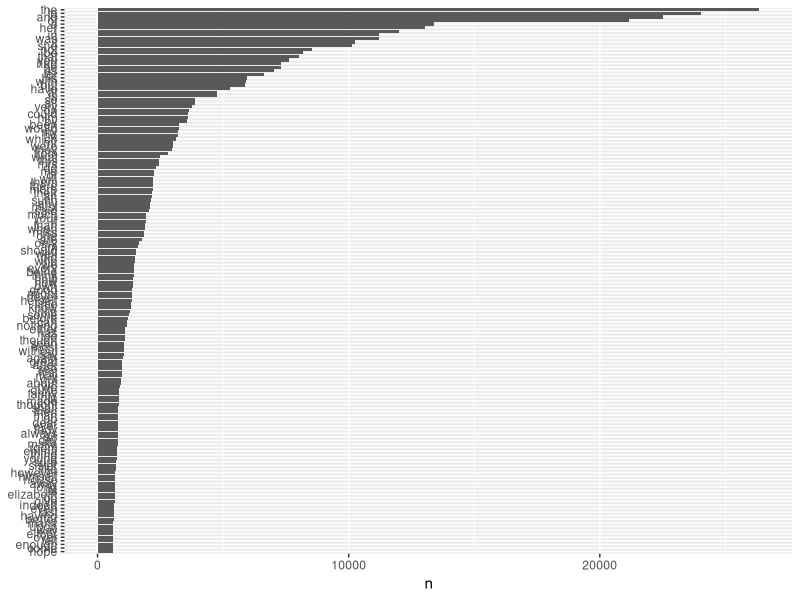
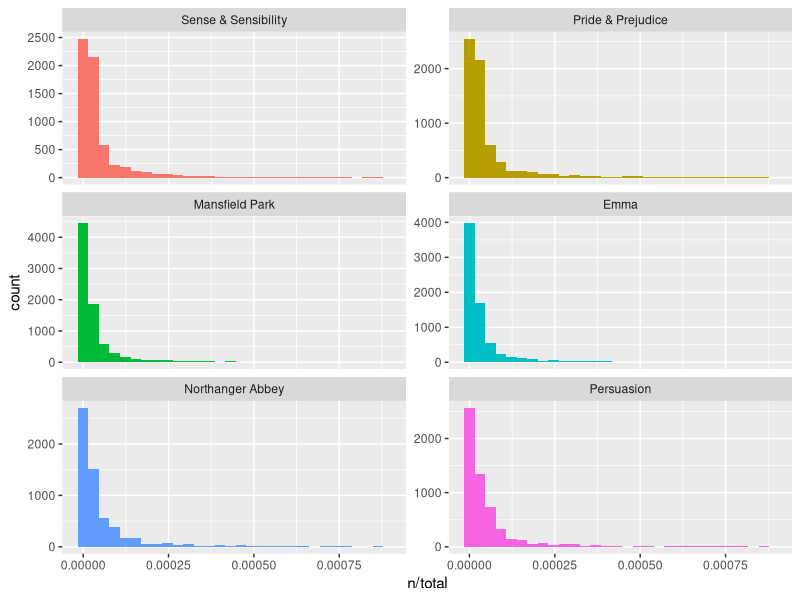
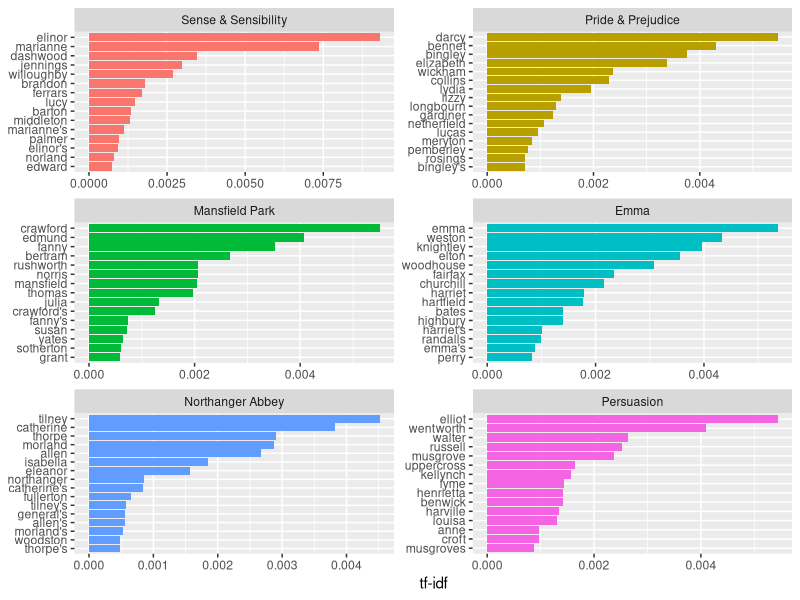

Recreate these plots in R, in order.
## ---- chunk 1
library(tidyverse)
library(tidytext)
library(janeaustenr)
library(dplyr)
library(stringr)
library(ggplot2)
library(forcats)
## ---- chunk 2
austen_books()

is.vector(emma)
emma[1:20]

## ---- chunk 3
original_books <- austen_books() %>%
  group_by(book) %>%
  mutate(linenumber = row_number(),
         chapter = cumsum(str_detect(text, 
                                     regex("^chapter [\\divxlc]",
                                           ignore_case = TRUE)))) %>%
  ungroup()
## ---- chunk 4
tidy_books <- original_books %>%
  unnest_tokens(word, text)

head(tidy_books)
tail(tidy_books)
## ---- chunk 5
data(stop_words)
## ---- chunk 6
tidy_books_no_stop <- tidy_books %>%
  anti_join(stop_words)
## ---- chunk 7
tidy_books  %>% 
 filter(!word %in% stop_words$word)
## ---- chunk 8
tidy_books %>%
  count(word, sort = TRUE)
## ---- chunk 9
tidy_books %>%
  count(word, sort = TRUE) %>%
  filter(n > 600) %>%
  mutate(word = reorder(word, n)) %>%
  ggplot(aes(n, word)) +
  geom_col() +
  labs(y = NULL)

## ---- chunk 10
# count all words
book_words <- austen_books() %>%
  unnest_tokens(word, text) %>%
  count(book, word, sort = TRUE)
book_words

## ---- chunk 11
# summarize total words grouped by each book
total_words <- book_words %>% 
  group_by(book) %>% 
  summarize(total = sum(n))
total_words
## ---- chunk 12
# join these data by book
book_words <- left_join(book_words, total_words)
book_words
## ---- chunk 13
# look at the n/total for each book
ggplot(book_words, aes(n/total, fill = book)) +
  geom_histogram(show.legend = FALSE) +
  xlim(NA, 0.0009) +
  facet_wrap(~book, ncol = 2, scales = "free_y")
## ---- chunk 14
book_tf_idf <- book_words %>%
  bind_tf_idf(word, book, n)
book_tf_idf
## ---- chunk 15
book_tf_idf %>%
  select(-total) %>%
  arrange(desc(tf_idf))
## ---- chunk 16
book_tf_idf %>%
  group_by(book) %>%
  slice_max(tf_idf, n = 15) %>%
  ungroup() %>%
  ggplot(aes(tf_idf, fct_reorder(word, tf_idf), fill = book)) +
  geom_col(show.legend = FALSE) +
  facet_wrap(~book, ncol = 2, scales = "free") +
  labs(x = "tf-idf", y = NULL)
